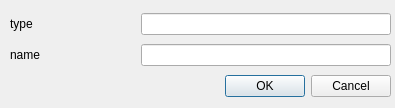
<?xml version="1.0" encoding="UTF-8"?>
<ui version="4.0">
 <class>FieldEditorDialog</class>
 <widget class="QDialog" name="FieldEditorDialog">
  <property name="geometry">
   <rect>
    <x>0</x>
    <y>0</y>
    <width>395</width>
    <height>108</height>
   </rect>
  </property>
  <property name="windowTitle">
   <string>Dialog</string>
  </property>
  <widget class="QDialogButtonBox" name="buttonBox">
   <property name="geometry">
    <rect>
     <x>50</x>
     <y>70</y>
     <width>341</width>
     <height>32</height>
    </rect>
   </property>
   <property name="orientation">
    <enum>Qt::Horizontal</enum>
   </property>
   <property name="standardButtons">
    <set>QDialogButtonBox::Cancel|QDialogButtonBox::Ok</set>
   </property>
  </widget>
  <widget class="QWidget" name="">
   <property name="geometry">
    <rect>
     <x>10</x>
     <y>10</y>
     <width>381</width>
     <height>60</height>
    </rect>
   </property>
   <layout class="QVBoxLayout" name="verticalLayout">
    <item>
     <layout class="QHBoxLayout" name="horizontalLayout_2">
      <item>
       <widget class="QLabel" name="label_2">
        <property name="text">
         <string>type</string>
        </property>
       </widget>
      </item>
      <item>
       <widget class="QLineEdit" name="typeEdit">
        <property name="sizePolicy">
         <sizepolicy hsizetype="Fixed" vsizetype="Fixed">
          <horstretch>0</horstretch>
          <verstretch>0</verstretch>
         </sizepolicy>
        </property>
        <property name="minimumSize">
         <size>
          <width>250</width>
          <height>0</height>
         </size>
        </property>
       </widget>
      </item>
     </layout>
    </item>
    <item>
     <layout class="QHBoxLayout" name="horizontalLayout">
      <item>
       <widget class="QLabel" name="label">
        <property name="text">
         <string>name</string>
        </property>
       </widget>
      </item>
      <item>
       <widget class="QLineEdit" name="nameEdit">
        <property name="sizePolicy">
         <sizepolicy hsizetype="Fixed" vsizetype="Fixed">
          <horstretch>0</horstretch>
          <verstretch>0</verstretch>
         </sizepolicy>
        </property>
        <property name="minimumSize">
         <size>
          <width>250</width>
          <height>0</height>
         </size>
        </property>
       </widget>
      </item>
     </layout>
    </item>
   </layout>
  </widget>
 </widget>
 <resources/>
 <connections>
  <connection>
   <sender>buttonBox</sender>
   <signal>accepted()</signal>
   <receiver>FieldEditorDialog</receiver>
   <slot>accept()</slot>
   <hints>
    <hint type="sourcelabel">
     <x>248</x>
     <y>254</y>
    </hint>
    <hint type="destinationlabel">
     <x>157</x>
     <y>274</y>
    </hint>
   </hints>
  </connection>
  <connection>
   <sender>buttonBox</sender>
   <signal>rejected()</signal>
   <receiver>FieldEditorDialog</receiver>
   <slot>reject()</slot>
   <hints>
    <hint type="sourcelabel">
     <x>316</x>
     <y>260</y>
    </hint>
    <hint type="destinationlabel">
     <x>286</x>
     <y>274</y>
    </hint>
   </hints>
  </connection>
 </connections>
</ui>
